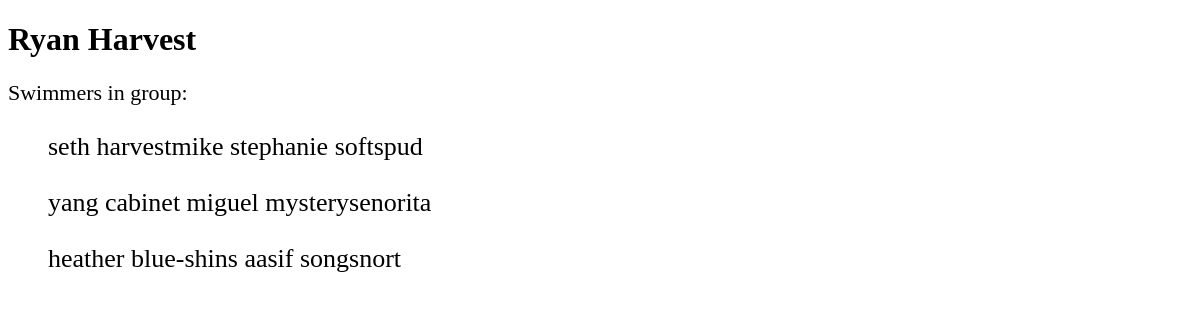
/swimming/group/3/, run on an earlier commit of the app's database.
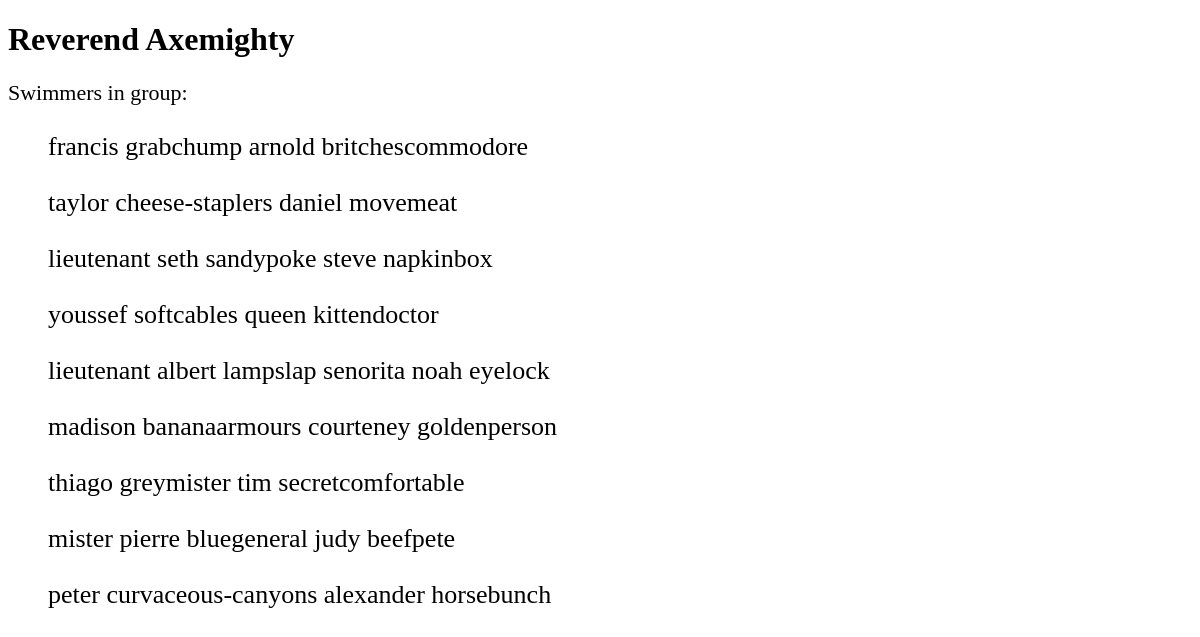
And on a later commit of the database.
### swimming/models.py (models this page shows)
class Group(models.Model):
    class Level(models.IntegerChoices):
        Pre_swim = 1, _('Pre_swim'),
        begginers = 2, _('begginers'),
        advanced = 3, _('advanced'),
        competative = 4, _('competative')
    class AgeGroup(models.IntegerChoices):
        five_to_seven = 1, _('5-7')
        eight_to_twelve = 2, _('8-12')
        thirteen_to_eighteen = 3, _('13-18')
        above_eighteen = 4, _('18+')
    name = models.CharField(max_length = 200)
    capacity = models.IntegerField(null = True)
    level = models.IntegerField(choices = Level.choices)
    age_group = models.IntegerField(choices = AgeGroup.choices)
    coach = models.ForeignKey(Coach, on_delete = models.PROTECT, related_name = "groups")
    def __str__(self):
        return self.name.title()

class Trainee(models.Model):
    first_name = models.CharField(max_length = 200)
    last_name = models.CharField(max_length = 200)
    gender = models.CharField(max_length = 200)
    birth_date = models.DateField(null = True)
    group = models.ForeignKey(Group, on_delete = models.PROTECT, related_name = "trainees")
    def __str__(self) :
        return f"{self.first_name} {self.last_name}"

### swimming/views.py (the view)
# urls.py: path('group/<int:group_id>/', views.group_detail, name = 'group_detail'),
def group_detail(request, group_id):
    group = get_object_or_404(Group, pk=group_id)
    members = group.trainees.all()
    return render(request, "swimming/group.html", {
        "group": group,
        "members": members
    })

### swimming/templates/swimming/group.html (shortened to what this page needs)
{% load static %}
<!DOCTYPE html>
<html lang="en">
<head>
    <link rel="stylesheet" href="{% static 'css/style.css' %}">
</head>
<body>
<h1>{{ group }}</h1>
<dl>
<dt>Swimmers in group:</dt>
{% for member in members %}
    <dd>{{ member }}</dd>
{% endfor %}
</dl>
</body>
</html>

What changed in the data, as far as the page shows it:
no longer on this page (row edited): Trainee: first_name+last_name "seth harvestmike stephanie softspud"
no longer on this page (row edited): Trainee: first_name+last_name "yang cabinet miguel mysterysenorita"
no longer on this page (row edited): Trainee: first_name+last_name "heather blue-shins aasif songsnort"
changed Group: name "Ryan Harvest" → "Reverend Axemighty"
now on this page (row edited): Trainee: first_name+last_name "francis grabchump arnold britchescommodore"
now on this page (row edited): Trainee: first_name+last_name "taylor cheese-staplers daniel movemeat"
now on this page (row edited): Trainee: first_name+last_name "lieutenant seth sandypoke steve napkinbox"
now on this page (row edited): Trainee: first_name+last_name "youssef softcables queen kittendoctor"
now on this page (row edited): Trainee: first_name+last_name "lieutenant albert lampslap senorita noah eyelock"
added Trainee: first_name+last_name "madison bananaarmours courteney goldenperson"
added Trainee: first_name+last_name "thiago greymister tim secretcomfortable"
added Trainee: first_name+last_name "mister pierre bluegeneral judy beefpete"
added Trainee: first_name+last_name "peter curvaceous-canyons alexander horsebunch"
